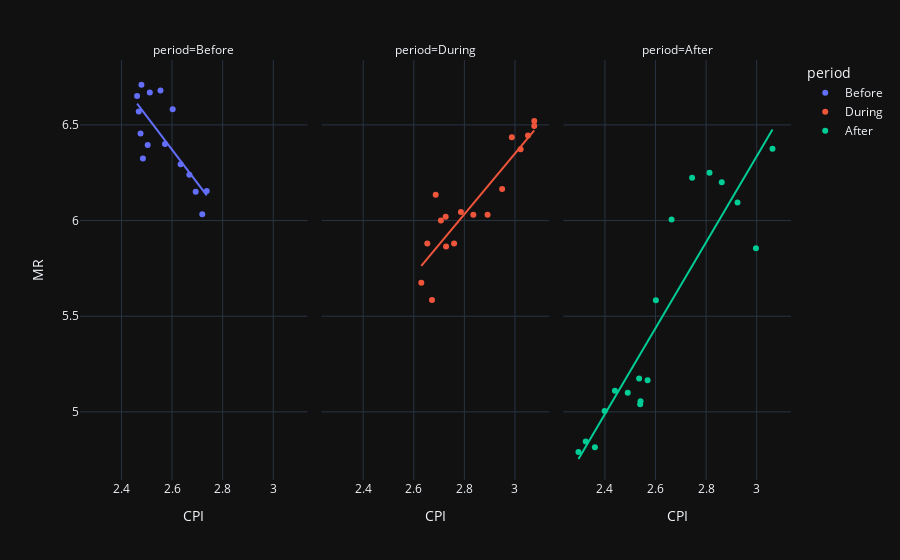

Source (notebook cell):
### Markdown cell above
### With categorical features

### Code cell


### Figure 1 — Plotly figure (JSON) as saved in the notebook; plotly's stock layout.template omitted (floating-point values rounded to 4 significant figures)
{"data": [{"hovertemplate": "period=Before<br>CPI=%{x}<br>MR=%{y}<extra></extra>", "legendgroup": "Before", "marker": {"color": "#636efa", "symbol": "circle"}, "mode": "markers", "name": "Before", "orientation": "v", "showlegend": true, "type": "scatter", "x": [2.602, 2.554, 2.512, 2.479, 2.462, 2.468, 2.475, 2.485, 2.504, 2.572, 2.634, 2.668, 2.694, 2.719, 2.737], "xaxis": "x", "y": [6.582, 6.68, 6.67, 6.71, 6.652, 6.57, 6.455, 6.325, 6.395, 6.4, 6.295, 6.24, 6.15, 6.033, 6.155], "yaxis": "y"}, {"hovertemplate": "<b>OLS trendline</b><br>MR = -1.74109 * CPI + 10.8973<br>R<sup>2</sup>=0.611485<br><br>period=Before<br>CPI=%{x}<br>MR=%{y} <b>(trend)</b><extra></extra>", "legendgroup": "Before", "marker": {"color": "#636efa", "symbol": "circle"}, "mode": "lines", "name": "Before", "showlegend": false, "type": "scatter", "x": [2.462, 2.468, 2.475, 2.479, 2.485, 2.504, 2.512, 2.554, 2.572, 2.602, 2.634, 2.668, 2.694, 2.719, 2.737], "xaxis": "x", "y": [6.611, 6.6, 6.587, 6.581, 6.571, 6.538, 6.524, 6.45, 6.419, 6.366, 6.311, 6.251, 6.208, 6.162, 6.132], "yaxis": "y"}, {"hovertemplate": "period=During<br>CPI=%{x}<br>MR=%{y}<extra></extra>", "legendgroup": "During", "marker": {"color": "#EF553B", "symbol": "circle"}, "mode": "markers", "name": "During", "orientation": "v", "showlegend": true, "type": "scatter", "x": [2.726, 2.672, 2.63, 2.653, 2.687, 2.707, 2.728, 2.759, 2.786, 2.835, 2.892, 2.949, 2.988, 3.022, 3.051, 3.076, 3.076], "xaxis": "x2", "y": [6.02, 5.585, 5.675, 5.88, 6.135, 6.0, 5.865, 5.88, 6.045, 6.03, 6.03, 6.165, 6.435, 6.373, 6.445, 6.52, 6.495], "yaxis": "y2"}, {"hovertemplate": "<b>OLS trendline</b><br>MR = 1.58653 * CPI + 1.59104<br>R<sup>2</sup>=0.811220<br><br>period=During<br>CPI=%{x}<br>MR=%{y} <b>(trend)</b><extra></extra>", "legendgroup": "During", "marker": {"color": "#EF553B", "symbol": "circle"}, "mode": "lines", "name": "During", "showlegend": false, "type": "scatter", "x": [2.63, 2.653, 2.672, 2.687, 2.707, 2.726, 2.728, 2.759, 2.786, 2.835, 2.892, 2.949, 2.988, 3.022, 3.051, 3.076, 3.076], "xaxis": "x2", "y": [5.763, 5.801, 5.83, 5.853, 5.886, 5.916, 5.918, 5.969, 6.012, 6.089, 6.179, 6.27, 6.331, 6.386, 6.432, 6.472, 6.472], "yaxis": "y2"}, {"hovertemplate": "period=After<br>CPI=%{x}<br>MR=%{y}<extra></extra>", "legendgroup": "After", "marker": {"color": "#00cc96", "symbol": "circle"}, "mode": "markers", "name": "After", "orientation": "v", "showlegend": true, "type": "scatter", "x": [3.062, 2.997, 2.924, 2.862, 2.813, 2.745, 2.663, 2.601, 2.569, 2.541, 2.539, 2.535, 2.49, 2.44, 2.399, 2.36, 2.324, 2.295], "xaxis": "x3", "y": [6.375, 5.855, 6.095, 6.2, 6.25, 6.223, 6.005, 5.583, 5.165, 5.055, 5.04, 5.175, 5.1, 5.11, 5.005, 4.815, 4.845, 4.79], "yaxis": "y3"}, {"hovertemplate": "<b>OLS trendline</b><br>MR = 2.24571 * CPI + -0.401125<br>R<sup>2</sup>=0.823641<br><br>period=After<br>CPI=%{x}<br>MR=%{y} <b>(trend)</b><extra></extra>", "legendgroup": "After", "marker": {"color": "#00cc96", "symbol": "circle"}, "mode": "lines", "name": "After", "showlegend": false, "type": "scatter", "x": [2.295, 2.324, 2.36, 2.399, 2.44, 2.49, 2.535, 2.539, 2.541, 2.569, 2.601, 2.663, 2.745, 2.813, 2.862, 2.924, 2.997, 3.062], "xaxis": "x3", "y": [4.754, 4.818, 4.899, 4.986, 5.077, 5.191, 5.292, 5.301, 5.305, 5.367, 5.441, 5.58, 5.762, 5.917, 6.026, 6.166, 6.329, 6.476], "yaxis": "y3"}], "layout": {"annotations": [{"font": {}, "showarrow": false, "text": "period=Before", "x": 0.16, "xanchor": "center", "xref": "paper", "y": 1, "yanchor": "bottom", "yref": "paper"}, {"font": {}, "showarrow": false, "text": "period=During", "x": 0.5, "xanchor": "center", "xref": "paper", "y": 1, "yanchor": "bottom", "yref": "paper"}, {"font": {}, "showarrow": false, "text": "period=After", "x": 0.84, "xanchor": "center", "xref": "paper", "y": 1, "yanchor": "bottom", "yref": "paper"}], "legend": {"title": {"text": "period"}, "tracegroupgap": 0}, "margin": {"t": 60}, "xaxis": {"anchor": "y", "domain": [0, 0.32], "title": {"text": "CPI"}}, "xaxis2": {"anchor": "y2", "domain": [0.34, 0.66], "matches": "x", "title": {"text": "CPI"}}, "xaxis3": {"anchor": "y3", "domain": [0.68, 1.0], "matches": "x", "title": {"text": "CPI"}}, "yaxis": {"anchor": "x", "domain": [0, 1], "title": {"text": "MR"}}, "yaxis2": {"anchor": "x2", "domain": [0, 1], "matches": "y", "showticklabels": false}, "yaxis3": {"anchor": "x3", "domain": [0, 1], "matches": "y", "showticklabels": false}}}
